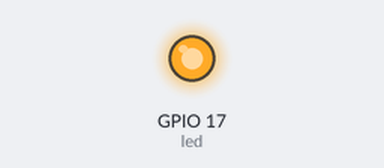
Recording of a program running on a simulated Raspberry Pi (BCM pin numbers). Shown: output pins drawn as LEDs (lit = HIGH). What the program prints to the terminal is not drawn. At 20.0 s the program stops and its outputs stay as they are.

Above: at 10.1 s.
At 20.1 s:
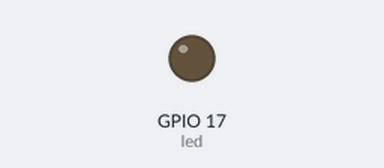
Timing chart, 0 to 21.5 s (numbered marks = the images above):
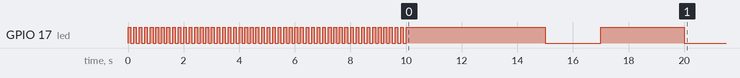

The program:

LED.py
```python
import RPi.GPIO as GPIO
from time import sleep

class LED:
    def __init__(self, pin_gpio, GPIO_AUTO_CONFIG=True):
        if GPIO_AUTO_CONFIG == True:
            GPIO.setmode(GPIO.BCM)
        self.PIN = pin_gpio
        GPIO.setup(self.PIN, GPIO.OUT)
        GPIO.output(self.PIN, GPIO.HIGH)

    def set_status(self, status='HIGH'):
        status = status.upper()
        if status == 'HIGH':
            GPIO.output(self.PIN, GPIO.HIGH)
        else:
            GPIO.output(self.PIN, GPIO.LOW)

    def get_status(self):
        return GPIO.input(self.PIN)


    def blink(self, n, interval=1):
        for x in range(n):
            GPIO.output(self.PIN, GPIO.HIGH)
            sleep(interval)
            GPIO.output(self.PIN, GPIO.LOW)
            sleep(interval)


#-------------- Test ----------------------------
if __name__ == '__main__':
    print('LED SYSTEM RUNNING...')
    led = LED(17)
    led.blink(50, 0.1)
    led.set_status('HIGH')
    sleep(5)
    led.set_status('LOW')
    print(led.get_status())
    sleep(2)
    led.set_status()
    sleep(3)
    print(led.get_status())
    GPIO.cleanup()
    print("\033[31mSystem Finished!\033[m")
```
